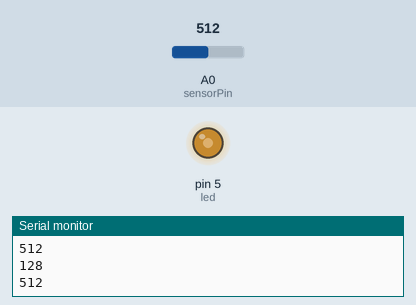
Recording of a sketch running on a simulated Arduino Uno, built with avr-gcc and run on an emulated ATmega328P. Parts: output pins drawn as LEDs (lit = HIGH), the last lines printed to the serial monitor. The inputs (shaded band) are chosen by the test bench; at power-on: A0 (sensorPin) = 512.

Above: at 1.2 s.
1.3 s: A0 (sensorPin) set to 716
At 1.8 s:
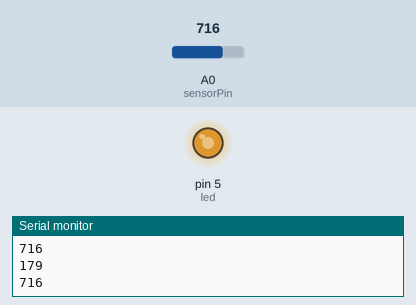
2.8 s: A0 (sensorPin) set to 900
At 4.0 s:
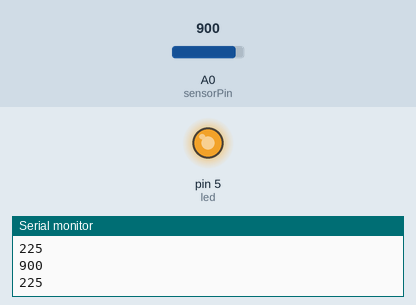
4.3 s: A0 (sensorPin) set to 122
At 5.1 s:
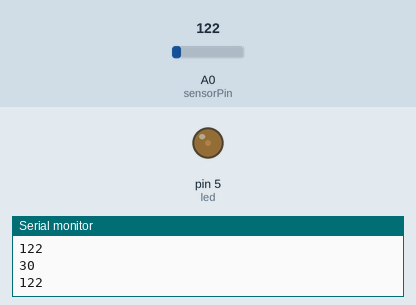
5.8 s: A0 (sensorPin) set to 0
At 6.4 s:
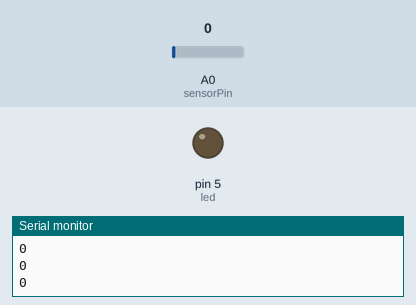
Timing chart, 0 to 8.3 s (numbered marks = the images above; inputs shaded):
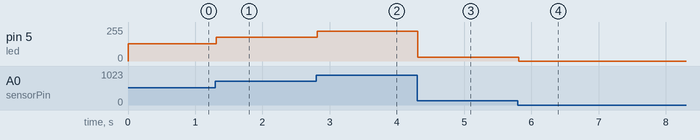

The sketch:

blink.ino
```cpp
int sensorPin = A0;
int led=5;

void setup(){
  Serial.begin(9600);
pinMode(A0,INPUT);
pinMode(5,OUTPUT);

}

void loop() {int sensorValue,y;
  // read the value from the sensor:
  sensorValue = analogRead(sensorPin);
  Serial.println(sensorValue);
  y=(sensorValue/4);
  //y=map(y,100,1000,0,255);
  Serial.println(y);
  analogWrite(led,y);
}
```

Measured:
- after the input at 1.3 s, pin 5 (led): 128/255 → 179/255 at once
- after the input at 2.8 s, pin 5 (led): 179/255 → 225/255 at once
- after the input at 4.3 s, pin 5 (led): 225/255 → 30/255 at once
- after the input at 5.8 s, pin 5 (led): 30/255 → 0/255 at once
